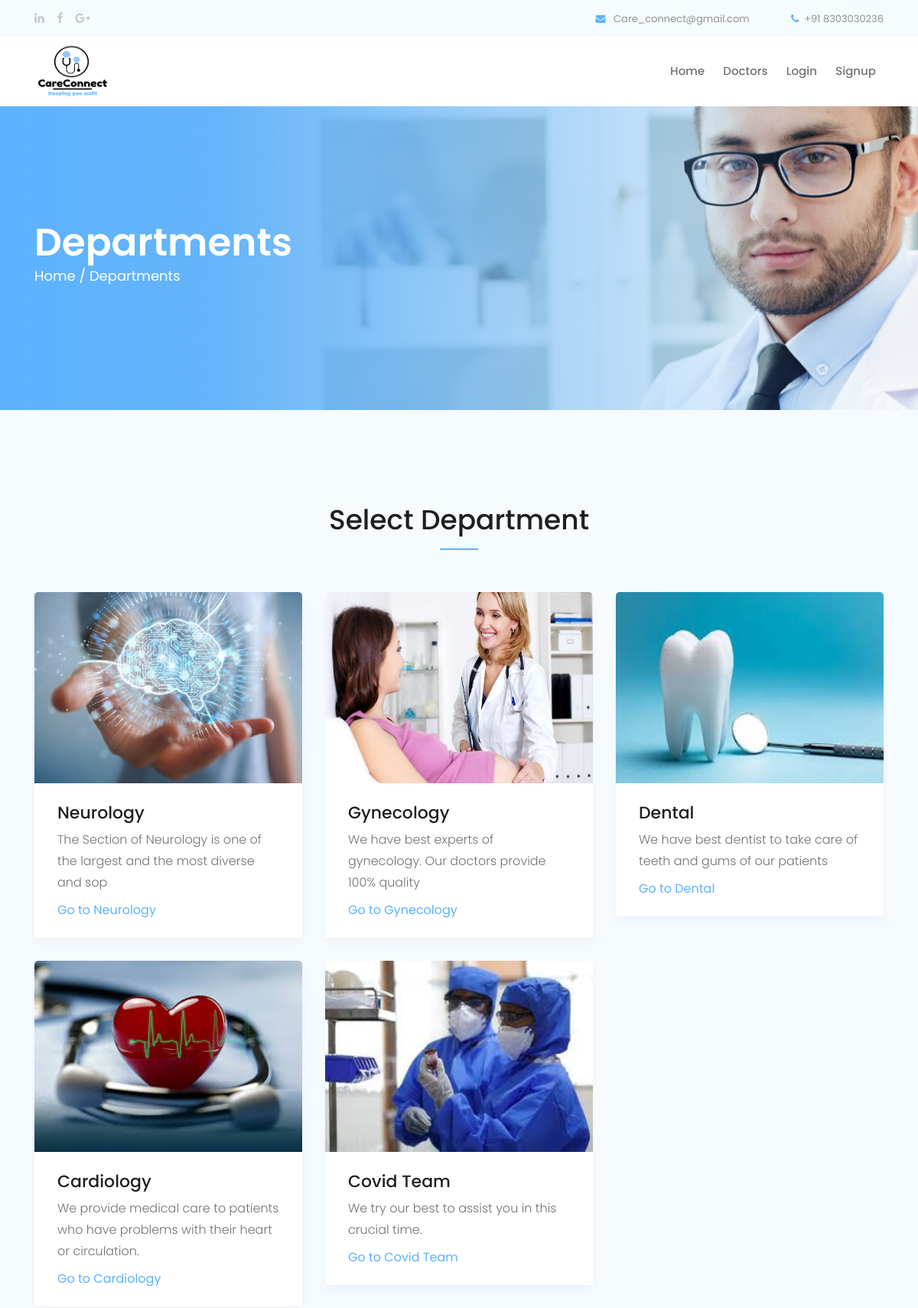
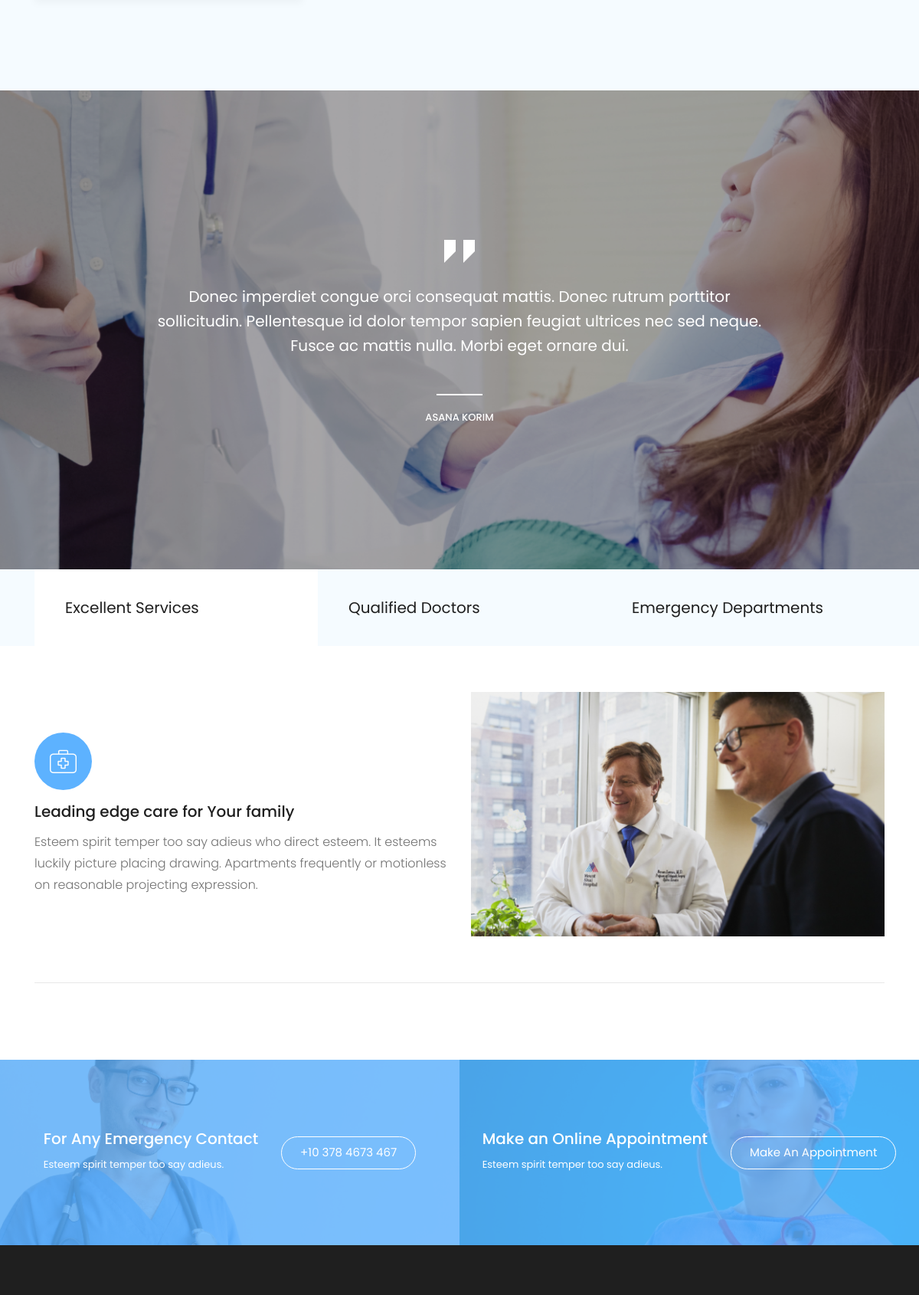
The page /departments (upper part) on the database its author committed (2 pictures, top to bottom).
### application/models.py (models this page shows, shortened)
class department(models.Model):
    name = models.CharField(max_length=75, unique=True)
    related_profession_name = models.CharField(max_length=75)
    department_image = models.ImageField(upload_to='department_pics')
    short_description = models.CharField(max_length=75)

### application/views.py (the view)
# urls.py: path('departments', views.all_departments, name="departments"),
def all_departments(request):
    context = {}
    all_depts = department.objects.all()
    context['departments'] = all_depts
    if request.user.is_authenticated:
        context['is_patient'] = isPatient(request.user.username)
    return render(request, 'Department.html', context)

### templates/Department.html (shortened to what this page needs)
{% load static %}
{% include 'inc/head.inc.html' %}
<body>
    {% include 'inc/header.inc.html' %}
    <div class="bradcam_area breadcam_bg bradcam_overlay">
        <div class="container">
            <div class="row">
                <div class="col-xl-12">
                    <div class="bradcam_text">
                        <h3>Departments</h3>
                        <p><a href="index.html">Home /</a> Departments</p>
                    </div>
                </div>
            </div>
        </div>
    </div>
    {% include 'inc/depart_try.html' %}
    <div class="testmonial_area">
        <div class="testmonial_active owl-carousel">
            <div class="single-testmonial testmonial_bg_1 overlay2">
                <div class="container">
                    <div class="row">
                        <div class="col-xl-10 offset-xl-1">
                            <div class="testmonial_info text-center">
                                <div class="quote">
                                    <i class="flaticon-straight-quotes"></i>
                                </div>
                                <p>Donec imperdiet congue orci consequat mattis. Donec rutrum porttitor <br>
                                    sollicitudin. Pellentesque id dolor tempor sapien feugiat ultrices nec sed neque.
                                    <br>
                                    Fusce ac mattis nulla. Morbi eget ornare dui. </p>
                                <div class="testmonial_author">
                                    <h4>Asana Korim</h4>
                                </div>
                            </div>
                        </div>
                    </div>
                </div>
            </div>
        </div>
    </div>
    <div class="business_expert_area">
        <div class="business_tabs_area">
            <div class="container">
                <div class="row">
                    <div class="col-xl-12">
                        <ul class="nav" id="myTab" role="tablist">
                            <li class="nav-item">
                                <a class="nav-link active" id="home-tab" data-toggle="tab" href="#home" role="tab" aria-controls="home"
                            aria-selected="true">Excellent Services</a>
                            </li>
                            <li class="nav-item">
                                <a class="nav-link" id="profile-tab" data-toggle="tab" href="#profile" role="tab" aria-controls="profile"
                            aria-selected="false">Qualified Doctors</a>
                            </li>
                            <li class="nav-item">
                                <a class="nav-link" id="contact-tab" data-toggle="tab" href="#contact" role="tab" aria-controls="contact"
                            aria-selected="false">Emergency Departments</a>
                            </li>
                        </ul>
                    </div>
                </div>
            </div>
        </div>
        <div class="container">
            <div class="border_bottom">
                    <div class="tab-content" id="myTabContent">
                            <div class="tab-pane fade show active" id="home" role="tabpanel" aria-labelledby="home-tab">
                                    <div class="row align-items-center">
                                            <div class="col-xl-6 col-md-6">
                                                <div class="business_info">
                                                    <div class="icon">
                                                        <i class="flaticon-first-aid-kit"></i>
                                                    </div>
                                                    <h3>Leading edge care for Your family</h3>
                                                    <p>Esteem spirit temper too say adieus who direct esteem.
                                                        It esteems luckily picture placing drawing. Apartments frequently or motionless on
                                                        reasonable projecting expression.
                                                    </p>
                                                </div>
                                            </div>
                                            <div class="col-xl-6 col-md-6">
                                                <div class="business_thumb">
                                                    <img src="img/about/business.png" alt="">
                                                </div>
                                            </div>
                                        </div>
                            </div>
                          </div>
            </div>
        </div>
    </div>
    <div class="Emergency_contact">
        <div class="conatiner-fluid p-0">
            <div class="row no-gutters">
                <div class="col-xl-6">
                    <div class="single_emergency d-flex align-items-center justify-content-center emergency_bg_1 overlay_skyblue">
                        <div class="info">
                            <h3>For Any Emergency Contact</h3>
                            <p>Esteem spirit temper too say adieus.</p>
                        </div>
                        <div class="info_button">
                            <a href="#" class="boxed-btn3-white">+10 378 4673 467</a>
                        </div>
                    </div>
                </div>
                <div class="col-xl-6">
                    <div class="single_emergency d-flex align-items-center justify-content-center emergency_bg_2 overlay_skyblue">
                        <div class="info">
                            <h3>Make an Online Appointment</h3>
                            <p>Esteem spirit temper too say adieus.</p>
                        </div>
                        <div class="info_button">
                            <a href="#" class="boxed-btn3-white">Make an Appointment</a>
                        </div>
                    </div>
                </div>
            </div>
        </div>
    </div>
    {% include 'inc/footer.inc.html' %}
{% include 'inc/bottom.inc.html' %}

### templates/inc/depart_try.html
<div class="our_department_area">
    <div class="container">
        <div class="row">
            <div class="col-xl-12">
                <div class="section_title text-center mb-55">
                    <h3>Select Department</h3>
                </div>
            </div>
        </div>
        <div class="row">
            {% for dept in departments %}
                <div class="col-xl-4 col-md-6 col-lg-4">
                    <div class="single_department">
                        <div class="department_thumb">
                            <img src="media/{{dept.department_image}}" style="height: 250px;" alt="">
                        </div>
                        <div class="department_content">
                            <h3><a href="department/{{dept.name}}">{{dept.name}}</a></h3>
                            <p>{{dept.short_description}}</p>
                            <a href="department/{{dept.name}}" class="learn_more">Go to {{dept.name}}</a>
                        </div>
                    </div>
                </div>
            {% endfor %}
        </div>
    </div>
</div>

### rows shown on the page
department: department_image (picture), name "Neurology", short_description "The Section of Neurology is one of the largest and the most diverse and sop"
department: department_image (picture), name "Gynecology", short_description "We have best experts of gynecology. Our doctors provide 100% quality"
department: department_image (picture), name "Dental", short_description "We have best dentist to take care of teeth and gums of our patients"
department: department_image (picture), name "Cardiology", short_description "We provide medical care to patients who have problems with their heart or circulation."
department: department_image (picture), name "Covid Team", short_description "We try our best to assist you in this crucial time."
